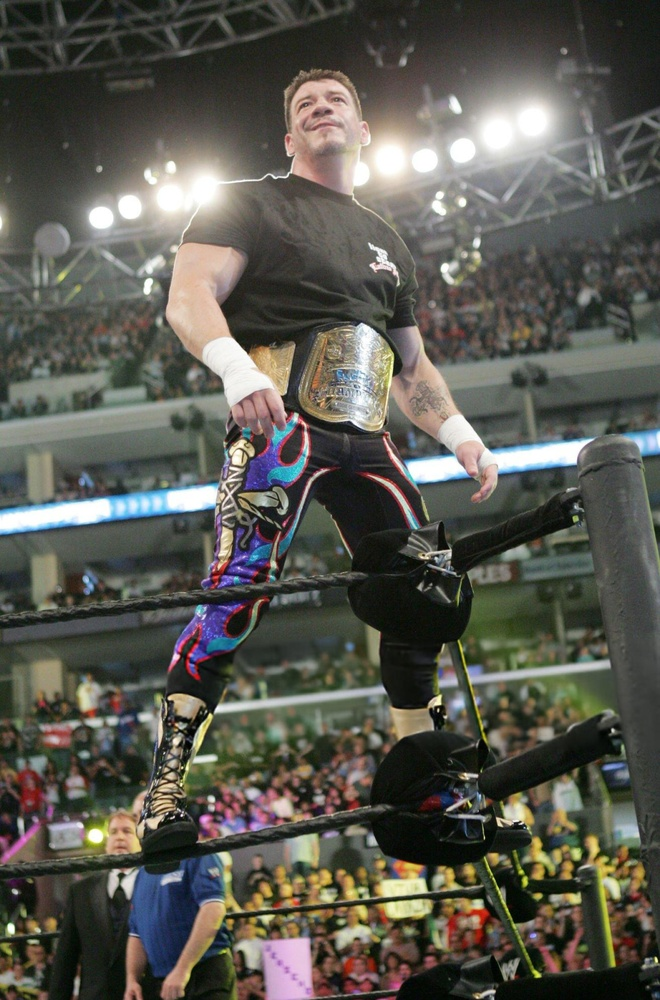
#> input picture EddieG.jpg, 660 x 1000 px, shrunk from 1575 x 2385 before the run, found by its file name
$ jupyter execute CV2.ipynb
#> lines starting #> are read from the running program, lines starting #| are printed output that depends on the picture
[cell 1]
#Implement Transformation of images
# 1.	Translation by shifting the image in x direction, y direction, both x and y directions.
# 2.	Reflection across horizontal, vertical, and both axes.
# 3.	Rotation of the image by a specified angle (e.g., 45°, 90°,-60°).
# 4.	Scaling with factors.
# 5.	Shearing along the x-axis with a specified shearing factor.
# 6.	Shearing along the y-axis with a specified shearing factor.
# 7.	Shearing along both axes with a specified shearing factor.

#**Translation**

[cell 2]
import numpy as np
import cv2
from matplotlib import pyplot as plt

src = cv2.imread(r'D:\AIDS_PR_EXAM\Computer Vision\EddieG.jpg')
#> src is the input picture: shape (1000, 660, 3); mean B, G, R 80.7, 88.7, 89.7
img = cv2.cvtColor(src, cv2.COLOR_BGR2RGB)

[cell 3]
M = np.array([[1, 0, 50], [0, 1, 0]], dtype=np.float32)
translated_x = cv2.warpAffine(img, M, (img.shape[1], img.shape[0]))
plt.imshow(translated_x)

[cell 4]
M = np.array([[1, 0, 0], [0, 1, 50]], dtype=np.float32)
translated_y = cv2.warpAffine(img, M, (img.shape[1], img.shape[0]))
plt.imshow(translated_y)

[cell 5]
M = np.array([[1, 0, 50], [0, 1, 50]], dtype=np.float32)
translated_both = cv2.warpAffine(img, M, (img.shape[1], img.shape[0]))
plt.imshow(translated_both)
#both x & y

#**Reflection**

[cell 6]
#Reflection horizontal
M = np.array([[1, 0, 0], [0, -1, img.shape[0]]], dtype=np.float32)
#> M = [[1, 0, 0], [0, -1, 1000]]
reflected_horizontal = cv2.warpAffine(img, M, (img.shape[1], img.shape[0]))
plt.imshow(reflected_horizontal)

[cell 7]
#Reflection vertical
M = np.array([[-1, 0, img.shape[1]], [0, 1, 0]], dtype=np.float32)
#> M = [[-1, 0, 660], [0, 1, 0]]
reflected_vertical = cv2.warpAffine(img, M, (img.shape[1], img.shape[0]))
plt.imshow(reflected_vertical)

[cell 8]
M = np.array([[-1, 0, img.shape[1]], [0, -1, img.shape[0]]], dtype=np.float32)
#> M = [[-1, 0, 660], [0, -1, 1000]]
reflected_both = cv2.warpAffine(img, M, (img.shape[1], img.shape[0]))
plt.imshow(reflected_both)

# **Rotation**

[cell 9]
center = (img.shape[1] // 2, img.shape[0] // 2)
M = cv2.getRotationMatrix2D(center, 45, 1)
rotated_45 = cv2.warpAffine(img, M, (img.shape[1], img.shape[0]))
plt.imshow(rotated_45)

[cell 10]
M = cv2.getRotationMatrix2D(center, 90, 1)
rotated_90 = cv2.warpAffine(img, M, (img.shape[1], img.shape[0]))
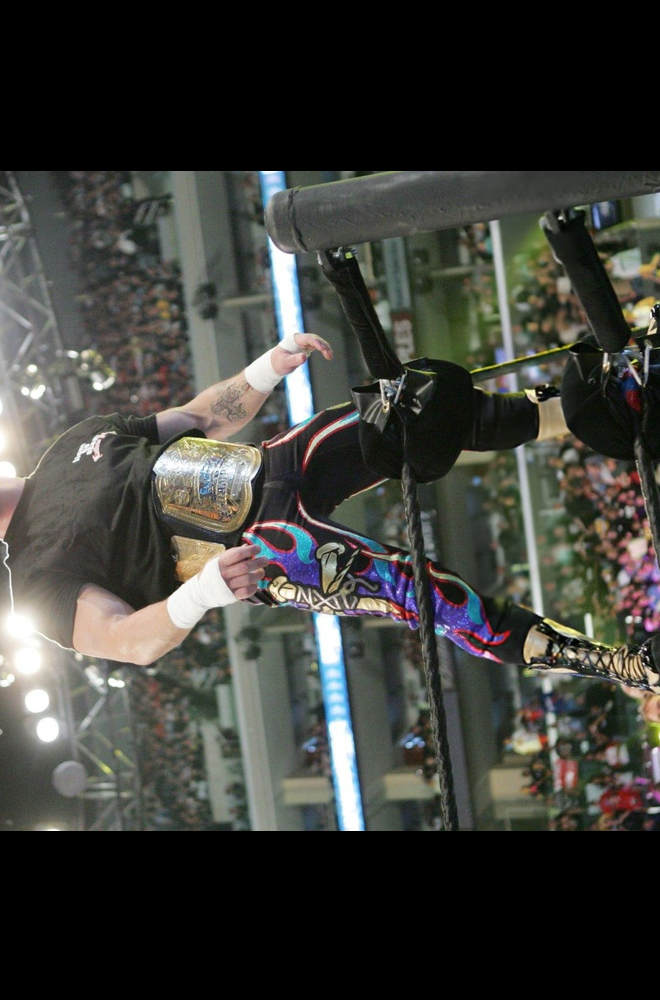
#> rotated_90: shape (1000, 660, 3); mean R, G, B 61.3, 61.8, 57.1
plt.imshow(rotated_90)

[cell 11]
M = cv2.getRotationMatrix2D(center, -60, 1)
rotated_minus_60 = cv2.warpAffine(img, M, (img.shape[1], img.shape[0]))
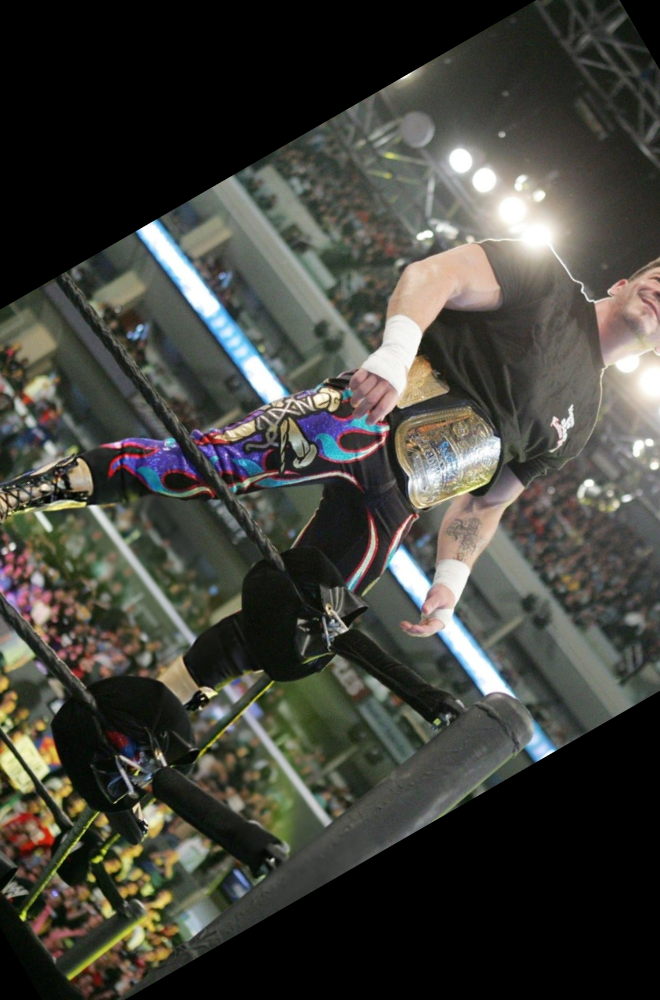
#> rotated_minus_60: shape (1000, 660, 3); mean R, G, B 67.2, 67.3, 60.9
plt.imshow(rotated_minus_60)

# **Scaling**

[cell 12]
M = np.array([[1.5, 0, 0], [0, 1.5, 0]], dtype=np.float32)
scaled_img = cv2.warpAffine(img, M, (int(img.shape[1] * 1.5), int(img.shape[0] * 1.5)))
plt.imshow(scaled_img)

[cell 13]
M = np.array([[0.5, 0, 0], [0, 0.5, 0]], dtype=np.float32)
scaled_img = cv2.warpAffine(img, M, (int(img.shape[1] * 0.5), int(img.shape[0] * 0.5)))
#> scaled_img: shape (500, 330, 3)
plt.imshow(scaled_img)

# **Shearing**

[cell 14]
M = np.array([[1, 0.5, 0], [0, 1, 0]], dtype=np.float32)
sheared_x = cv2.warpAffine(img, M, (int(img.shape[1] + 0.5 * img.shape[0]), img.shape[0]))
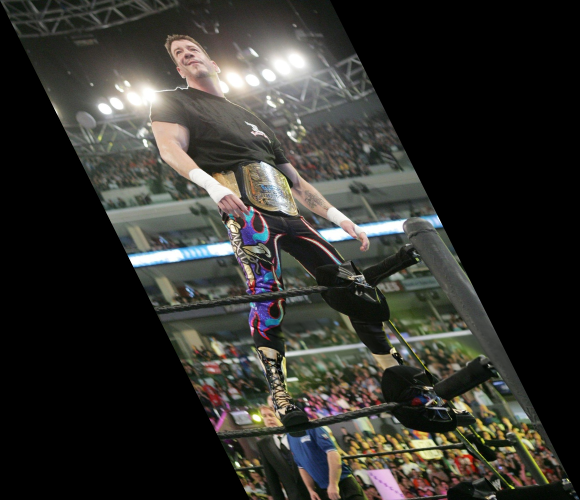
#> sheared_x: shape (1000, 1160, 3) (shown at 1/2 size); mean R, G, B 51.1, 50.5, 46
plt.imshow(sheared_x)

[cell 15]
M = np.array([[1, 0, 0], [0.5, 1, 0]], dtype=np.float32)
sheared_y = cv2.warpAffine(img, M, (img.shape[1], int(img.shape[0] + 0.5 * img.shape[1])))
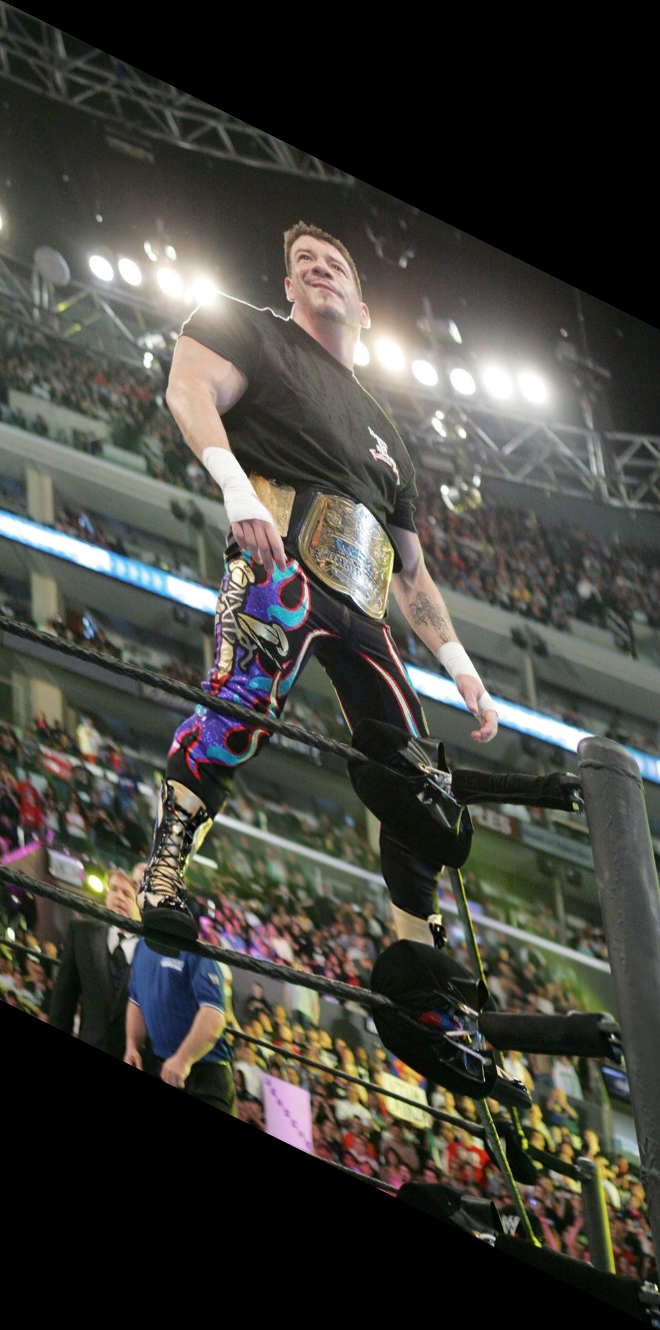
#> sheared_y: shape (1330, 660, 3); mean R, G, B 67.5, 66.8, 60.8
plt.imshow(sheared_y)

[cell 16]
M = np.array([[1, 0.3, 0], [0.3, 1, 0]], dtype=np.float32)
sheared_both = cv2.warpAffine(img, M, (int(img.shape[1] + 0.3 * img.shape[0]), int(img.shape[0] + 0.3 * img.shape[1])))
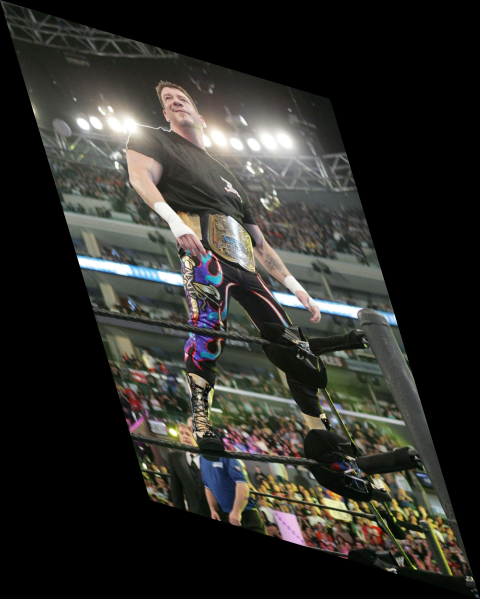
#> sheared_both: shape (1198, 960, 3) (shown at 1/2 size); mean R, G, B 46.8, 46.3, 42.1
plt.imshow(sheared_both)

# **Combined Effect**

[cell 17]
center = (img.shape[1] // 2, img.shape[0] // 2)
M_rot = cv2.getRotationMatrix2D(center, 45, 1)
rotated_img = cv2.warpAffine(img, M_rot, (img.shape[1], img.shape[0]))

M_trans = np.array([[1, 0, 50], [0, 1, 50]], dtype=np.float32)
rotated_translated = cv2.warpAffine(rotated_img, M_trans, (rotated_img.shape[1], rotated_img.shape[0]))
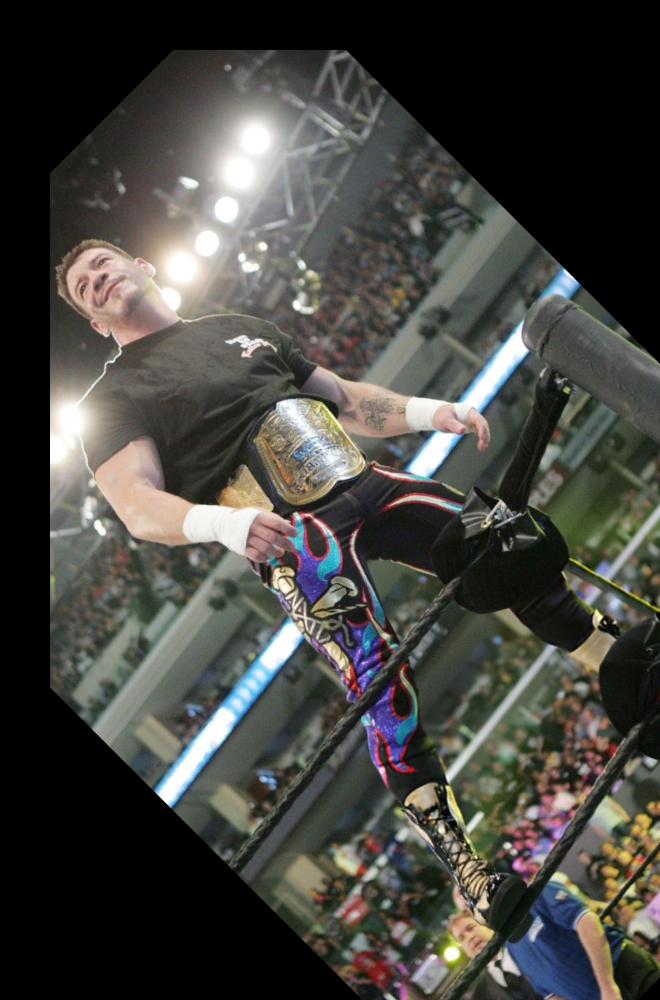
#> rotated_translated: shape (1000, 660, 3); mean R, G, B 69.3, 69, 64.2
plt.imshow(rotated_translated)

[cell 18]
M_trans = np.array([[1, 0, 50], [0, 1, 50]], dtype=np.float32)
translated_img = cv2.warpAffine(img, M_trans, (img.shape[1], img.shape[0]))

M_rot = cv2.getRotationMatrix2D((translated_img.shape[1] // 2, translated_img.shape[0] // 2), 45, 1)
translated_rotated = cv2.warpAffine(translated_img, M_rot, (translated_img.shape[1], translated_img.shape[0]))
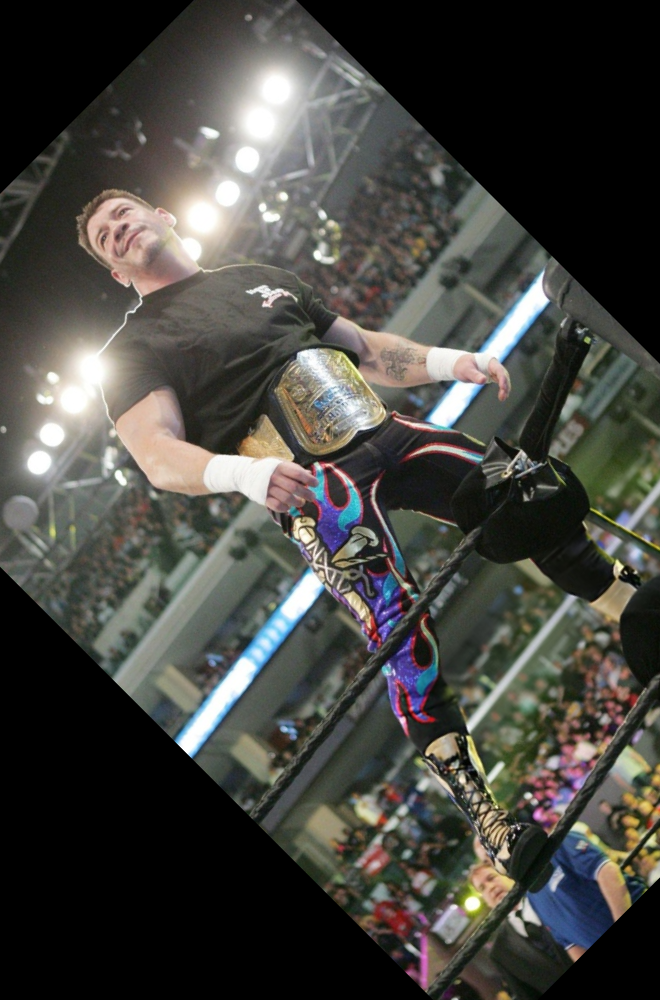
#> translated_rotated: shape (1000, 660, 3); mean R, G, B 70, 69.5, 64.7
plt.imshow(translated_rotated)

$ run again, with ReyMysterio.jpg copied over EddieG.jpg
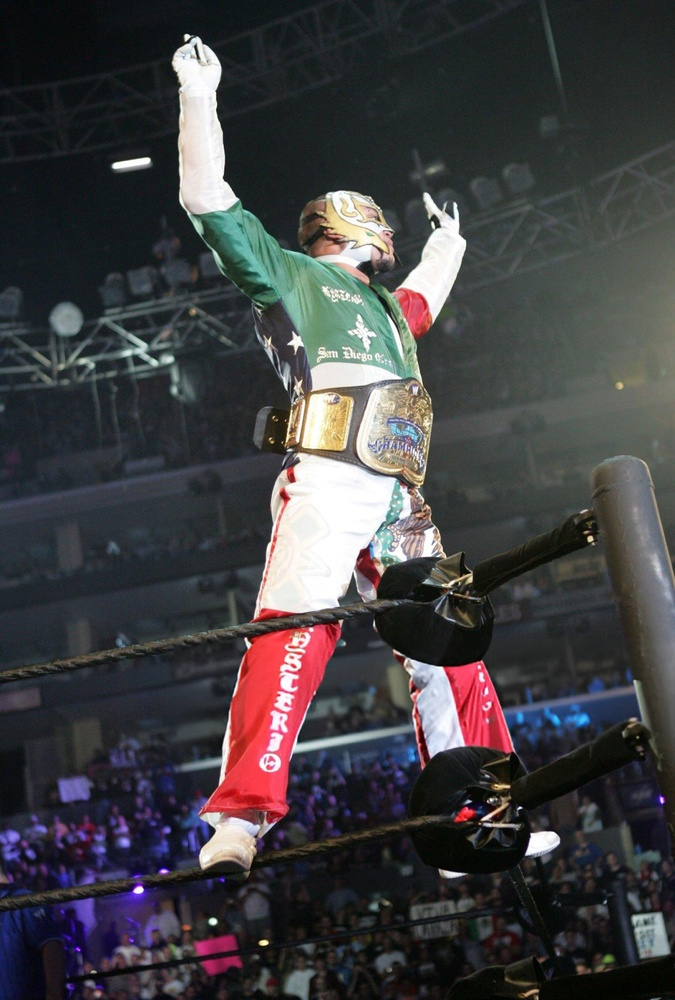
#> input picture ReyMysterio.jpg, 675 x 1000 px, shrunk from 1609 x 2385 before the run, found by its file name
#> src is the input picture: shape (1000, 675, 3); mean B, G, R 66.6, 64.2, 65.5
#> `sheared_both = cv2.warpAffine(img, M, (int(img.shape[1] + 0.3 * img.sh..`:
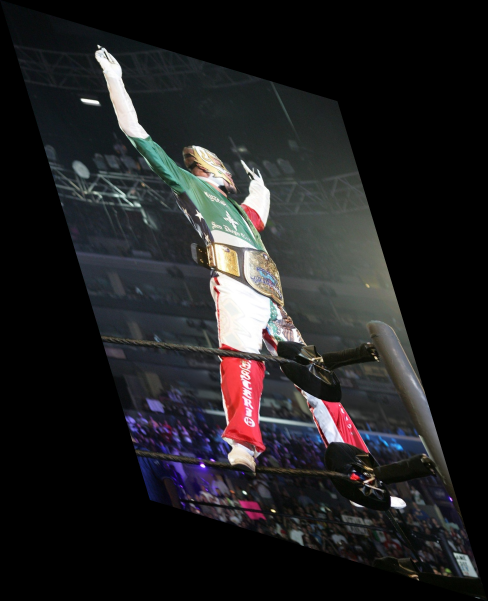
#> sheared_both: shape (1202, 975, 3) (shown at 1/2 size); mean R, G, B 34.3, 33.7, 34.9
#> `rotated_translated = cv2.warpAffine(rotated_img, M_trans, (rotated_img..`:
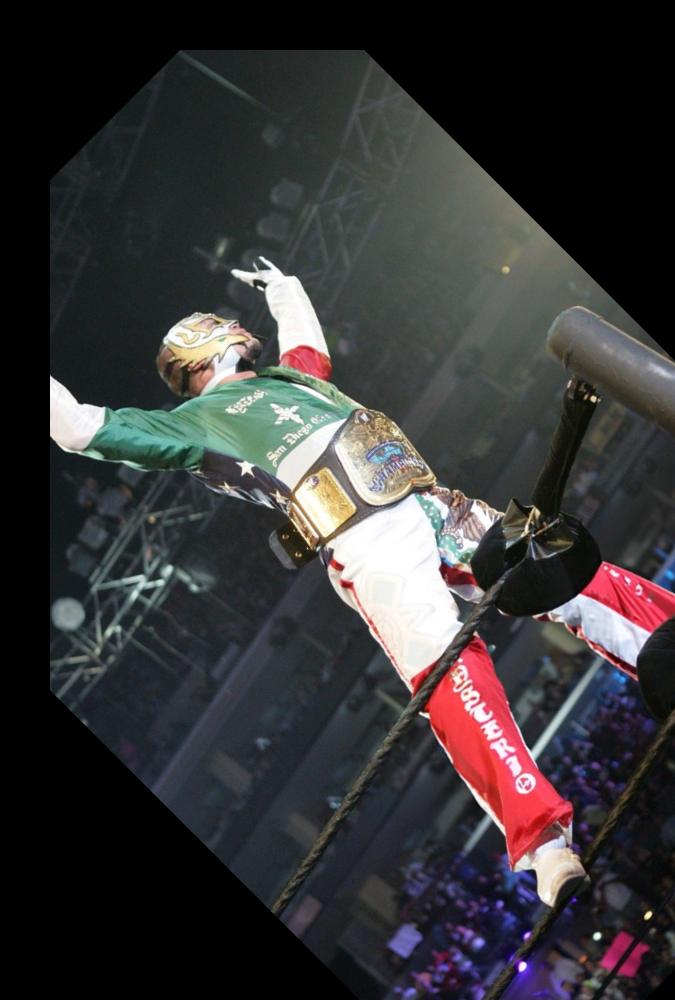
#> rotated_translated: shape (1000, 675, 3); mean R, G, B 55.2, 53.5, 54.6
